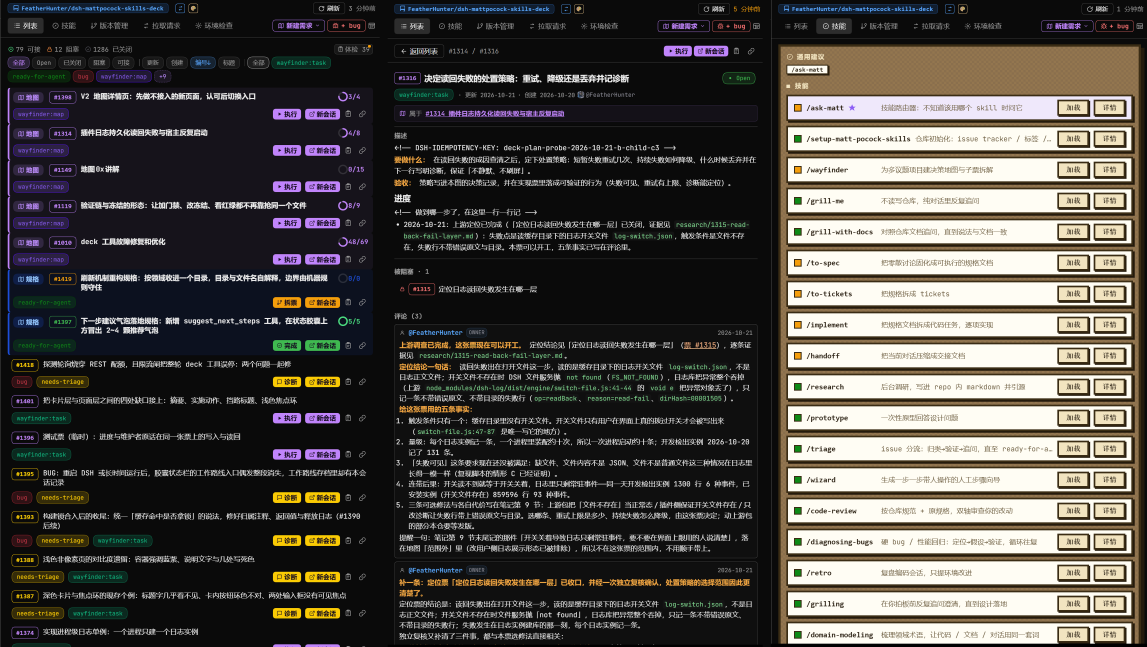
#> input picture .scratch/collage-sample.png, 3441 x 1941 px, found by its file name (shown at 1/3 size)
$ python variants.py
#> lines starting #> are read from the running program, lines starting #| are printed output that depends on the picture
# -*- coding: utf-8 -*-
from PIL import Image
import os
src = r"D:\dsh-plugin\featherhunter-plugin-manage\.scratch\collage-sample.png"
im = Image.open(src).convert("RGB")
#> im is the input picture: PIL image 3441x1941 RGB; mean R, G, B 76.5, 73.1, 68.9
outdir = r"D:\dsh-plugin\featherhunter-plugin-manage\.scratch"
def rep(tag, img, ext, **kw):
#> called with tag = 'native-png', ext = 'PNG'
    p = os.path.join(outdir, "collage-" + tag + "." + ext)
    img.save(p, **kw)
    n = os.path.getsize(p)
    print(f"{tag:14s} {img.width}x{img.height} ratio {img.width/img.height:.3f}  {n/1024/1024:.2f} MB  ({n} B)")
#| native-png     3441x1941 ratio 1.773  2.17 MB  (2278769 B)
    return n
rep("native-png", im, "PNG", optimize=True)
for w in (2400, 2000):
    h = round(im.height * w / im.width)
    r = im.resize((w, h), Image.LANCZOS)
    rep(f"w{w}-png", r, "PNG", optimize=True)
    rep(f"w{w}-jpg88", r, "JPEG", quality=88, optimize=True, progressive=True)
#> this loop made 2 passes
#> pass 1, `r = im.resize((w, h), Image.LANCZOS)`:
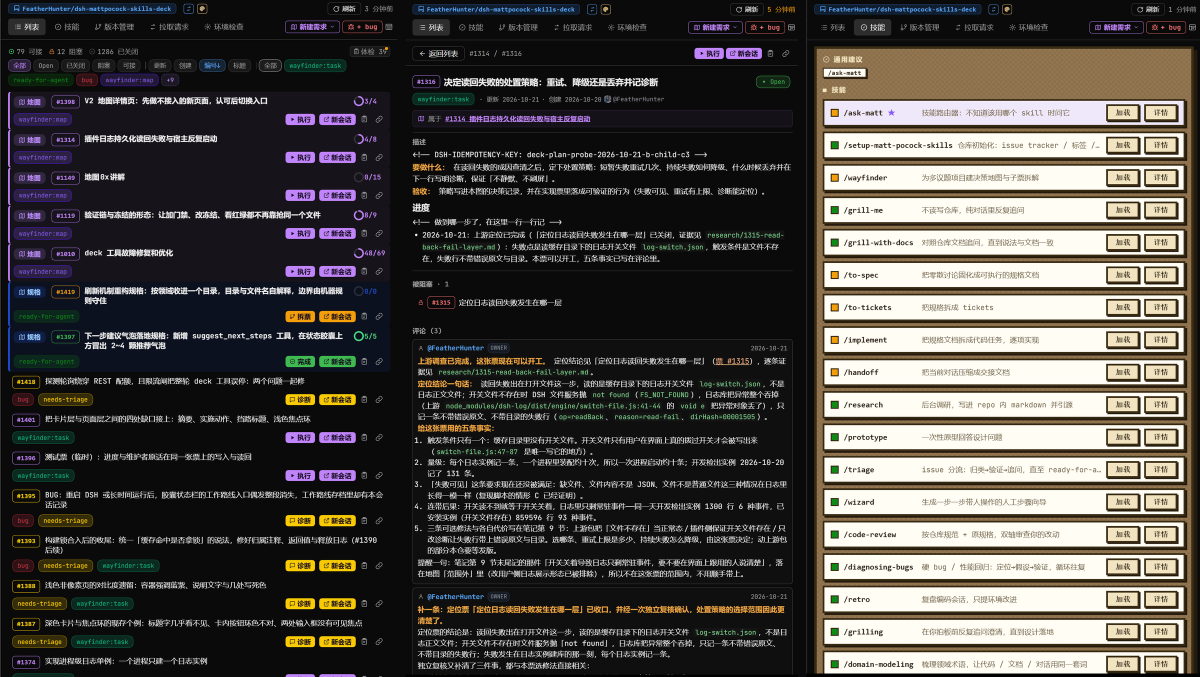
#> r: PIL image 2400x1354 RGB (shown at 1/2 size); mean R, G, B 76.4, 73.1, 68.9
#> pass 2, `r = im.resize((w, h), Image.LANCZOS)`:
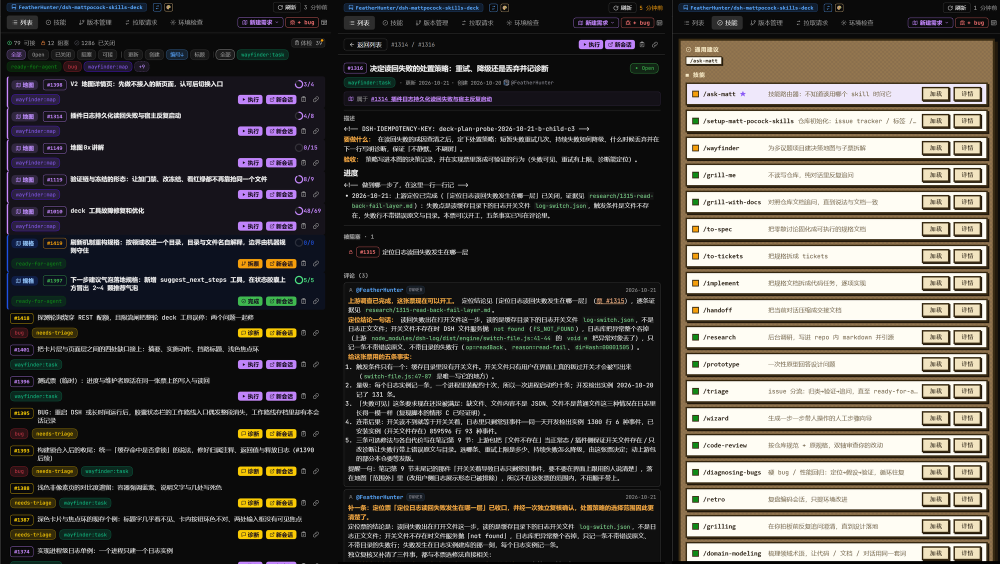
#> r: PIL image 2000x1128 RGB (shown at 1/2 size); mean R, G, B 76.4, 73, 68.9
rep("native-jpg88", im, "JPEG", quality=88, optimize=True, progressive=True)
#| native-jpg88   3441x1941 ratio 1.773  1.12 MB  (1175534 B)
